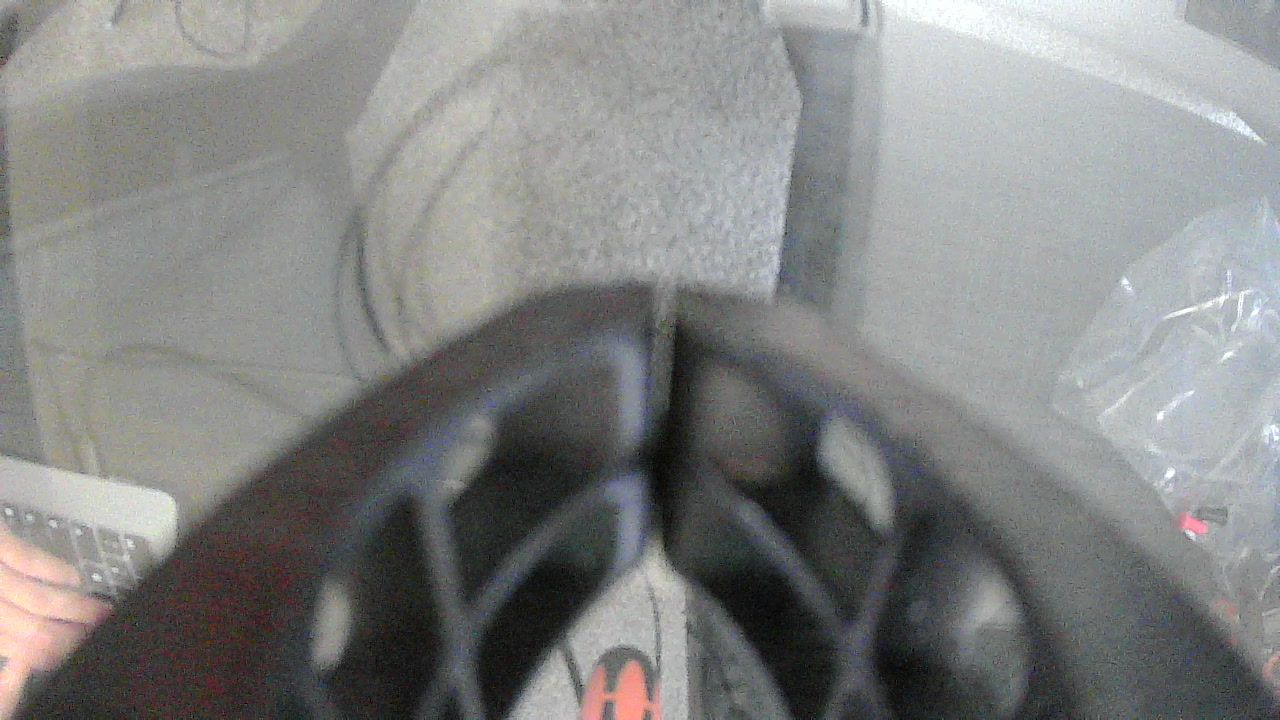
#> input picture tests/fixtures/camera/arm-camera-1.jpg, 1280 x 720 px
$ python -i vision.py   (imports and definitions only)
#> lines starting #> are read from the running program, lines starting #| are printed output that depends on the picture; after the words box and inside, x2 and y2 are one past the last pixel; in counts of white or black regions, pixels touching at a corner belong together
"""Find the orange ball in a picture from the arm's camera.

The camera on the first arm gives a hazy, low-contrast picture: a grey veil
lies over everything, so the ball's orange is washed out, and the arm's own
shadow falls where the ball sits. A veil adds the same grey to every colour,
which leaves the hue alone and only weakens the saturation. So the veil is
estimated from the darkest things in the picture and taken off, and the ball is
then found by hue first, with only loose demands on saturation and brightness.

Colour alone cannot tell the ball from another orange thing. What is returned
therefore carries each orange patch's size, roundness and whether it is cut off
by the edge of the picture, and ``understudy.runner.CameraBall`` checks the
size against what a ball at that place on the desk must look like.

Needs ``numpy`` and ``opencv-python-headless``.
"""

from __future__ import annotations

import math
from dataclasses import asdict, dataclass, replace

import cv2
import numpy as np

WORKING_WIDTH = 640  # pictures are shrunk to this width before the colour test
# How far a pixel's colour must move, and how colourful it must end up, to count as part of a
# newly placed ball (0 to 255, on a picture shrunk to the working width).
NEW_BALL_TINT_CHANGE = 18.0
# A patch is a whole ball if at least this share of it lies inside the circle of its own area.
# On the first real arm's pictures a whole ball scores 0.96 to 0.99; a painted ball with a tenth
# of it hidden 0.94, and half hidden 0.79.
WHOLE_ROUNDNESS = 0.93
BLOWN_OUT = 250  # a pixel with any colour channel at or above this (of 255) tells nothing about colour


@dataclass(frozen=True)
class BallColour:
    """What counts as the ball's orange, after the grey veil is taken off.

    Hue is in degrees (red 0, orange about 25, yellow 60). The defaults come
    from the first arm's camera, where the ball read hue 24 to 32 degrees; red
    wires on the same desk read 350 and are left out.
    """

    hue_low: float = 10.0
    hue_high: float = 42.0
    saturation_min: float = 0.30  # 0 to 1
    value_min: float = 0.22  # 0 to 1
    veil_max: float = 90.0  # most grey that may be taken off, 0 to 255


# [5 lines left out: function colour_from, not called in this run]


@dataclass(frozen=True)
class Blob:
    """One orange patch. Positions and sizes are in pixels of the picture it was found in."""

    u: float  # centre
    v: float
    radius_px: float  # of the circle with the patch's area
    roundness: float  # the share of the patch that lies inside that circle about its centre: 1 for a disc
    cut_off: bool  # touches the edge of the picture
    area_px: float

    def whole(self, min_roundness: float = WHOLE_ROUNDNESS) -> bool:
        """A ball seen whole: round, and not cut off by the picture's edge."""
        return self.roundness >= min_roundness and not self.cut_off

    # [4 lines left out: function scaled, not called in this run]


def veil(image_bgr: np.ndarray, colour: BallColour = BallColour()) -> float:
    """How much grey lies over the picture, 0 to 255: the level of its darkest half percent."""
    darkest = np.min(image_bgr, axis=2)
    return float(min(np.percentile(darkest[::4, ::4], 0.5), colour.veil_max))


def colour_parts(image_bgr: np.ndarray, colour: BallColour = BallColour()) -> tuple[np.ndarray, np.ndarray, np.ndarray]:
    """Each pixel's hue (degrees, -180 to 180), saturation and brightness (both 0 to 1), with the veil taken off."""
    grey = veil(image_bgr, colour)
    pixels = image_bgr.astype(np.float32) - grey
    np.clip(pixels, 0.0, None, out=pixels)
    blue, green, red = pixels[..., 0], pixels[..., 1], pixels[..., 2]
    high = np.max(pixels, axis=2)
    spread = high - np.min(pixels, axis=2)
    hue = np.degrees(np.arctan2(math.sqrt(3.0) * (green - blue), 2.0 * red - green - blue))
    saturation = spread / np.maximum(high, 1.0)
    return hue, saturation, high / max(255.0 - grey, 1.0)


def orange_mask(image_bgr: np.ndarray, colour: BallColour = BallColour()) -> np.ndarray:
    """True where the picture is the ball's colour."""
    hue, saturation, value = colour_parts(image_bgr, colour)
    return (
        (hue >= colour.hue_low) & (hue <= colour.hue_high)
        & (saturation >= colour.saturation_min) & (value >= colour.value_min)
    )


def _patches(mask: np.ndarray, floor_area: float, scale: float) -> list[Blob]:
    """Patches of a mask as blobs, largest first, in pixels ``scale`` times the mask's.

    Each patch is taken as its outline filled in, so a hole inside it does not count
    against it: the lit side of the real ball is blown out to white, which is not the
    ball's colour, and leaves one.

    Roundness is the share of the patch inside the circle of the patch's own area about
    its centre. An earlier version compared the area with the smallest circle around the
    patch. A few specks of the desk touching the ball were enough to stretch that circle,
    and on the real arm it scored the same resting ball anywhere from 0.59 to 0.86.
    """
    height, width = mask.shape
    contours, _ = cv2.findContours(mask.astype(np.uint8), cv2.RETR_EXTERNAL, cv2.CHAIN_APPROX_NONE)
    blobs = []
    for contour in contours:
        left, top, wide, tall = cv2.boundingRect(contour)
        if wide * tall < floor_area:
            continue
        patch = np.zeros((tall, wide), dtype=np.uint8)
        cv2.drawContours(patch, [contour], -1, 1, thickness=cv2.FILLED, offset=(-left, -top))
        area = float(patch.sum())
        if area < floor_area:
            continue
        rows, columns = np.nonzero(patch)
        u, v = float(columns.mean()) + 0.5, float(rows.mean()) + 0.5  # within the patch's own box
        radius = math.sqrt(area / math.pi)
        inside = ((columns + 0.5 - u) ** 2 + (rows + 0.5 - v) ** 2 <= radius * radius).sum()
        cut_off = left <= 0 or top <= 0 or left + wide >= width or top + tall >= height
        blob = Blob(left + u, top + v, radius, float(inside / area), bool(cut_off), area)
        blobs.append(blob.scaled(scale))
    return sorted(blobs, key=lambda blob: -blob.area_px)


def _shrunk(image_bgr: np.ndarray) -> tuple[np.ndarray, float]:
    if image_bgr.ndim != 3 or image_bgr.shape[2] != 3:
        raise ValueError("a colour picture is needed (height x width x 3, blue-green-red)")
    height, width = image_bgr.shape[:2]
    shrink = min(1.0, WORKING_WIDTH / width)
    if shrink == 1.0:
        return image_bgr, 1.0
    size = (int(round(width * shrink)), int(round(height * shrink)))
    return cv2.resize(image_bgr, size, interpolation=cv2.INTER_AREA), shrink


def find_blobs(image_bgr: np.ndarray, colour: BallColour = BallColour(), min_radius_px: float = 6.0) -> list[Blob]:
    """Patches of the ball's colour in the picture, largest first.

    ``min_radius_px`` is in pixels of a full-size (1280 wide) picture and scales with the
    picture; a ball anywhere the arm can reach is far larger than the default.
    """
    small, shrink = _shrunk(image_bgr)
    mask = orange_mask(small, colour).astype(np.uint8)
    mask = cv2.morphologyEx(mask, cv2.MORPH_OPEN, cv2.getStructuringElement(cv2.MORPH_ELLIPSE, (3, 3)))
    mask = cv2.morphologyEx(mask, cv2.MORPH_CLOSE, cv2.getStructuringElement(cv2.MORPH_ELLIPSE, (5, 5)))
    floor = math.pi * (min_radius_px * mask.shape[1] / 1280.0) ** 2
    return _patches(mask, floor, 1.0 / shrink)


# [95 lines left out: functions find_ball, find_new_ball, learn_colour, decode, draw, not called in this run]

>>> import cv2
>>> picture = cv2.imread('../tests/fixtures/camera/arm-camera-1.jpg')
#> picture is the input picture: shape (720, 1280, 3); mean B, G, R 131, 131.8, 130.8
>>> result = find_blobs(picture)
#> in find_blobs, `small, shrink = _shrunk(image_bgr)`: shrink = 0.5
#> in veil, `darkest = np.min(image_bgr, axis=2)`:
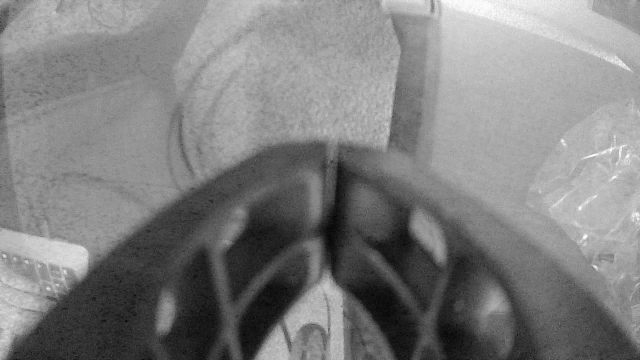
#> darkest: shape (360, 640); min 5, max 254, mean 127.5
#> in colour_parts, `grey = veil(image_bgr, colour)`: grey = 17
#> in colour_parts, `np.clip(pixels, 0.0, None, out=pixels)`: pixels: shape (360, 640, 3) float32; mean B, G, R 114.2, 114.9, 114
#> in colour_parts, `spread = high - np.min(pixels, axis=2)`:
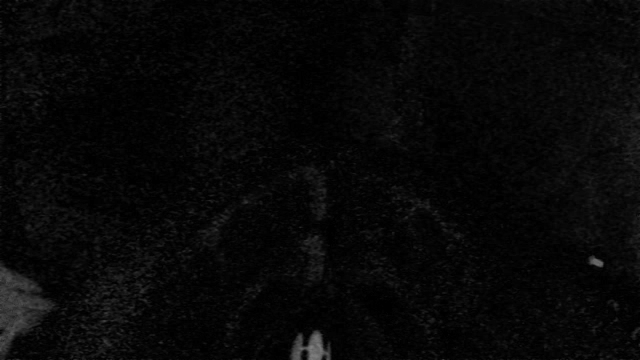
#> spread: shape (360, 640) float32; min 0, max 127, mean 7.7
#> in colour_parts, `hue = np.degrees(np.arctan2(math.sqrt(3.0) * (green - blue), 2.0 * red..`:
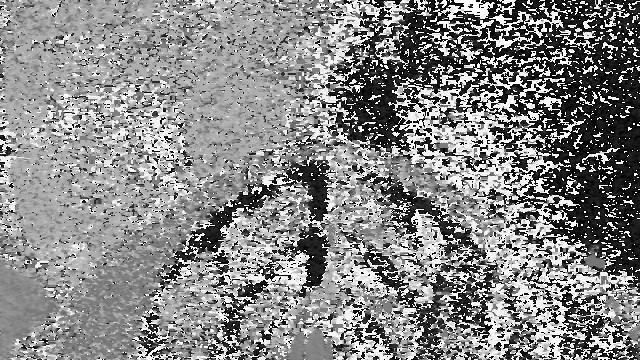
#> hue: shape (360, 640) float32; min -178.3, max 180, mean 11.3; drawn with min black and max white
#> in colour_parts, `saturation = spread / np.maximum(high, 1.0)`:
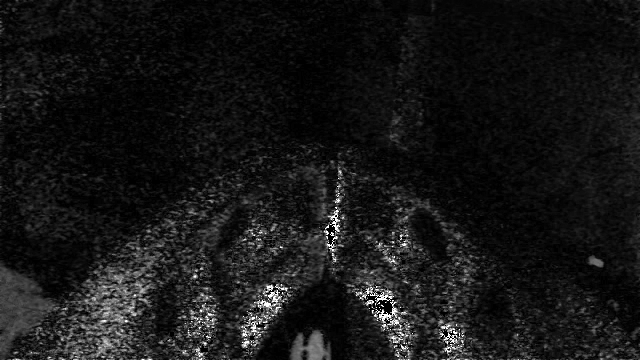
#> saturation: shape (360, 640) float32; min 0, max 1, mean 0.0897
#> in orange_mask, `return ( (hue >= colour.hue_low) & (hue <= colour.hue_high) & (saturat..`:
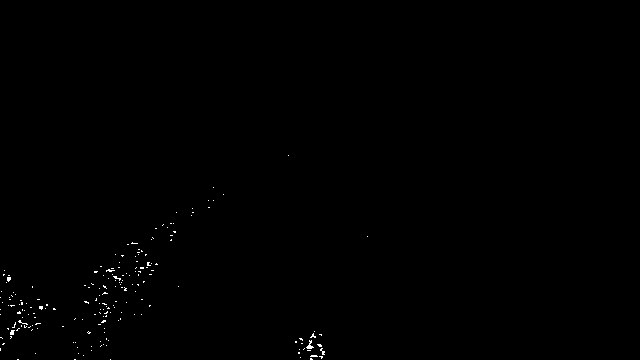
#> returned value: shape (360, 640) bool; 0.27% white in thin lines or dots, all inside (x1, y1, x2, y2) = (0, 155, 368, 360)
#> in find_blobs, `mask = cv2.morphologyEx(mask, cv2.MORPH_OPEN, cv2.getStructuringElemen..`:
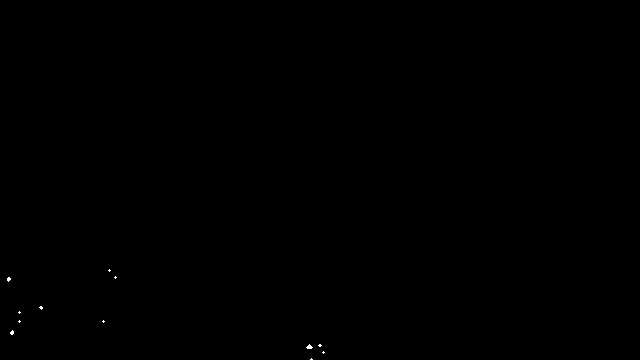
#> mask: shape (360, 640); values 0 (black) and 1 (white), 0.04% white in thin lines or dots, all inside (x1, y1, x2, y2) = (7, 269, 325, 360)
#> in _patches, `contours, _ = cv2.findContours(mask.astype(np.uint8), cv2.RETR_EXTERNA..`: contours = 12 contours, all with area under 20
#> the loop in _patches, `for contour in contours:` made 12 passes
#> (contour, left, top, wide, tall) on passes 1, 2, 6, 7, 8, 11, 12: ([[311, 358], [310, 359], [311, 359], [312, 359]], 310, 358, 3, 2), ([[323, 351], [322, 352], [323, 353], [324, 352]], 322, 351, 3, 3), ([[103, 320], [102, 321], [103, 322], [104, 321]], 102, 320, 3, 3), ([[19, 320], [18, 321], [19, 322], [20, 321]], 18, 320, 3, 3), ([[19, 311], [18, 312], [19, 313], [20, 312]], 18, 311, 3, 3), ([[115, 276], [114, 277], [115, 278], [116, 277]], 114, 276, 3, 3), ([[109, 269], [108, 270], [109, 271], [110, 270]], 108, 269, 3, 3)
#> (left, top, wide, tall) on passes 3, 5, 9, 10: (318, 344, 4, 3), (10, 330, 4, 5), (39, 306, 4, 4), (7, 277, 4, 5)
#> after the loop in _patches, `for contour in contours:`: blobs = []
#> result = []

$ run again, on tests/fixtures/camera/hold1.jpg
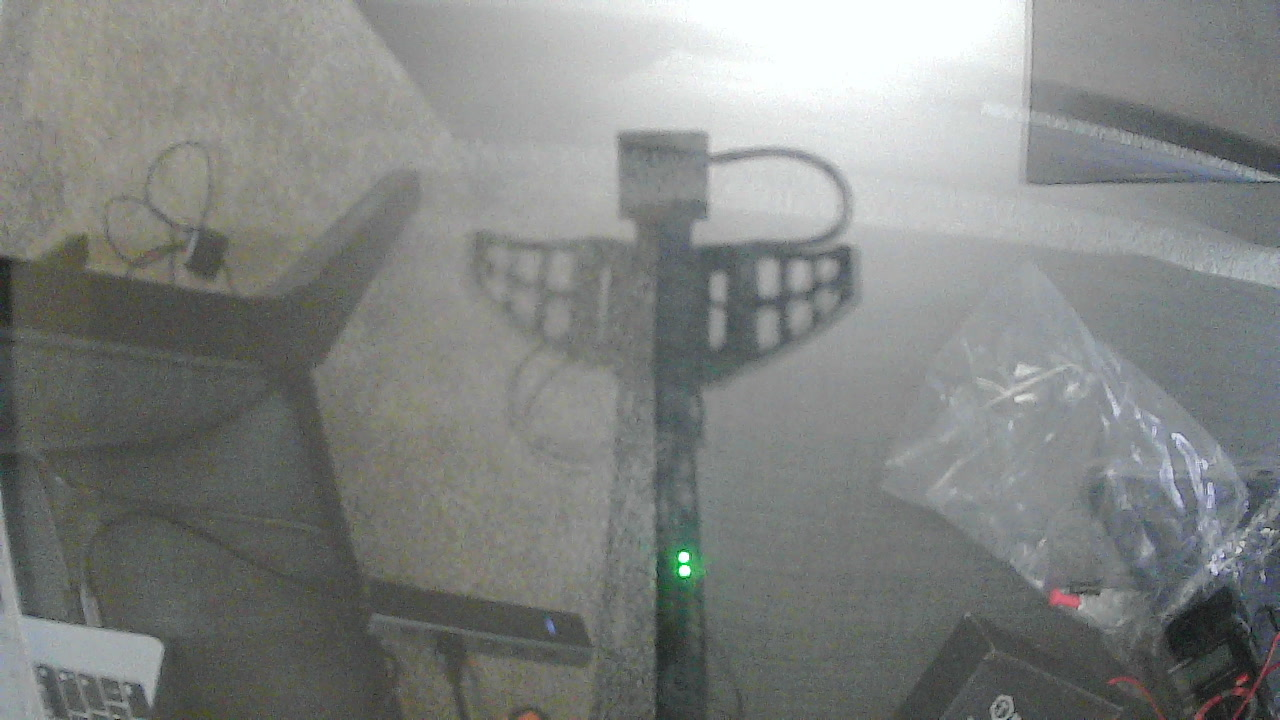
#> input picture tests/fixtures/camera/hold1.jpg, 1280 x 720 px
#> picture is the input picture: shape (720, 1280, 3); mean B, G, R 129.3, 131.3, 128.7
#> in find_blobs, `small, shrink = _shrunk(image_bgr)`: shrink = 0.5
#> grey = 38
#> in colour_parts, `np.clip(pixels, 0.0, None, out=pixels)`:
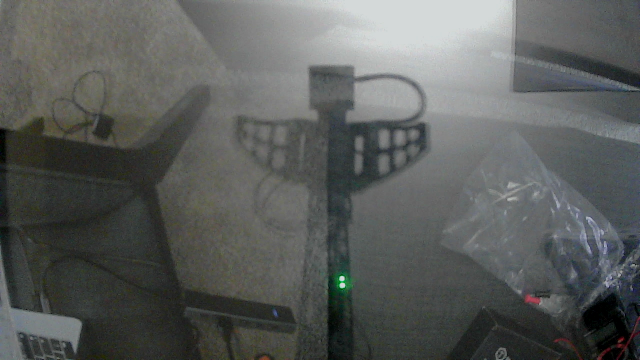
#> pixels: shape (360, 640, 3) float32; mean B, G, R 91.4, 93.5, 90.9
#> in orange_mask, `hue, saturation, value = colour_parts(image_bgr, colour)`:
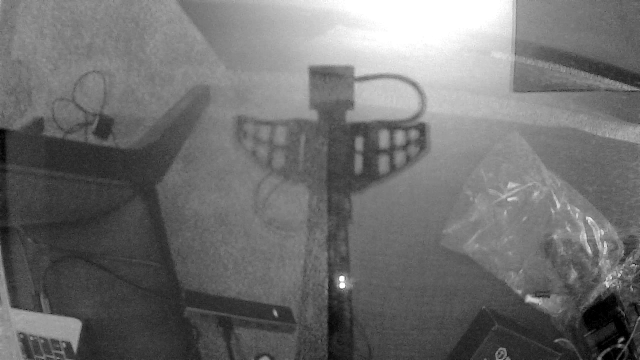
#> value: shape (360, 640) float32; min 0, max 1, mean 0.438
#> contours = 6 contours, 5 with area under 20; largest, box (x1, y1, x2, y2) and area: (261, 355, 270, 360) 22
#> the loop in _patches, `for contour in contours:` made 6 passes
#> (contour, left, top, wide, tall) on passes 1, 3, 5, 6: ([[252, 358], [251, 359], [252, 359], [253, 359]], 251, 358, 3, 2), ([[569, 342], [568, 343], [569, 344], [570, 343]], 568, 342, 3, 3), ([[18, 159], [17, 160], [18, 161], [19, 160]], 17, 159, 3, 3), ([[49, 127], [48, 128], [49, 129], [50, 128]], 48, 127, 3, 3)
#> after the loop in _patches, `for contour in contours:`: blobs = 1 item
